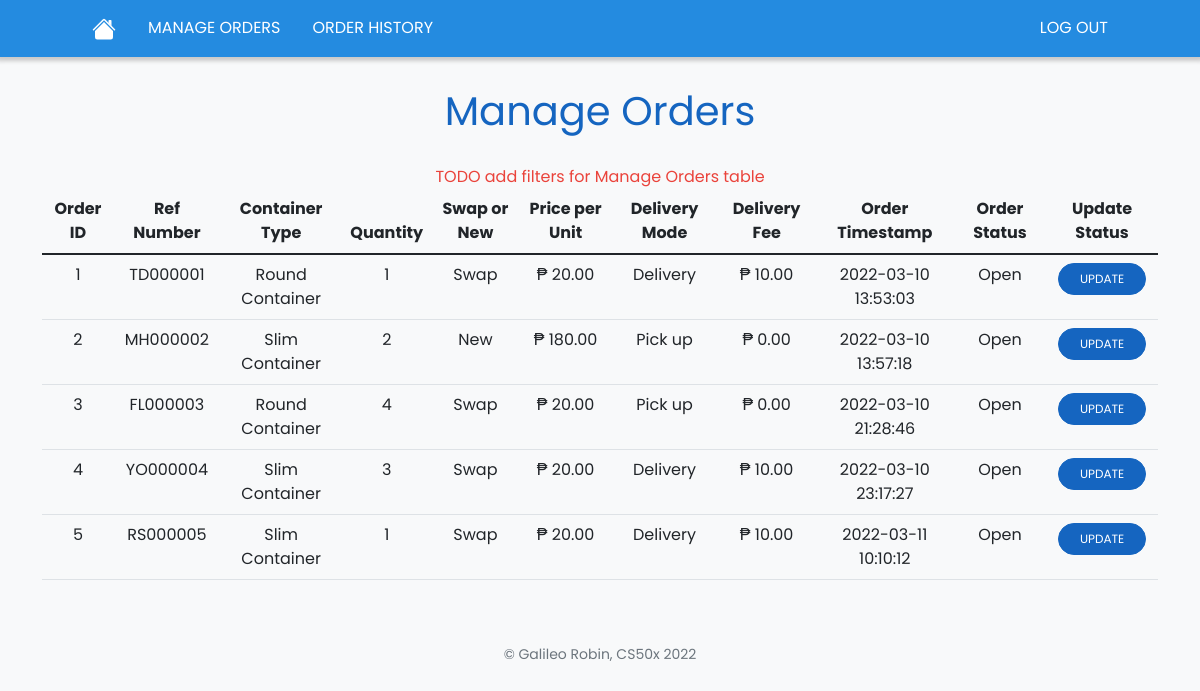
Before: /manage-orders (signed in) with the older database file.
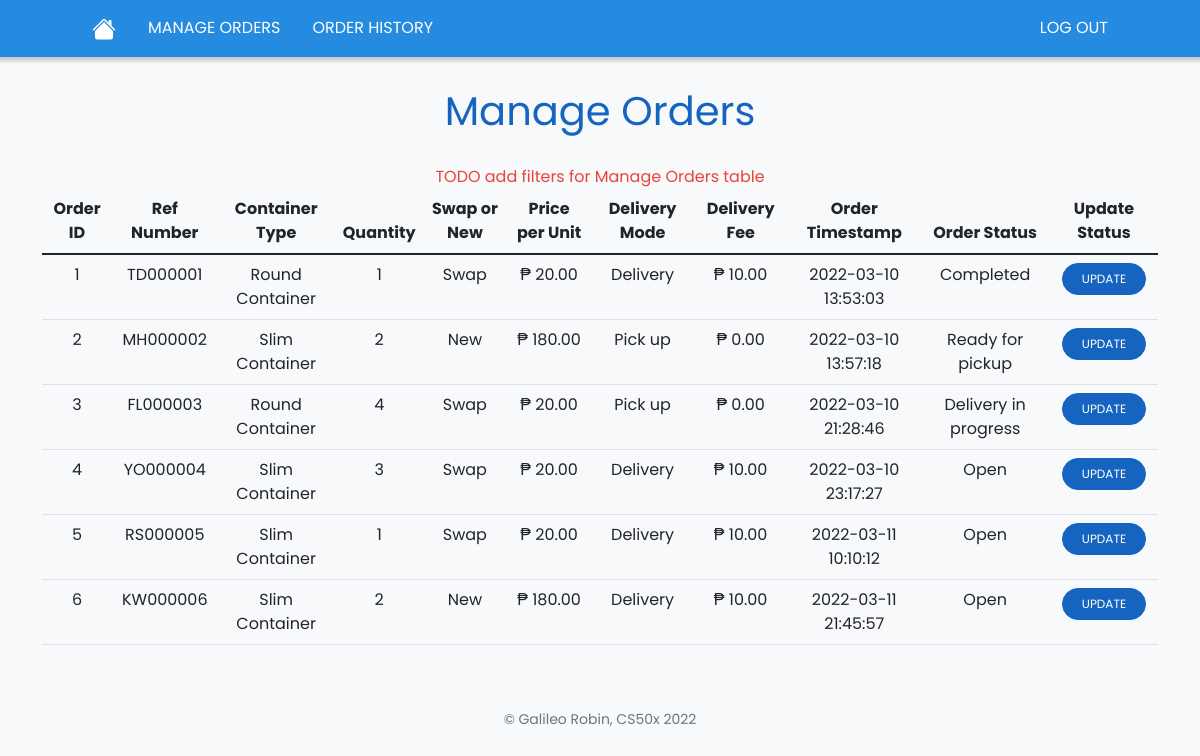
After: the same page with the newer database file.
### tables this page shows
CREATE TABLE orders
(id INTEGER PRIMARY KEY AUTOINCREMENT NOT NULL,
container_type TEXT NOT NULL,
quantity INTEGER NOT NULL,
swap_or_new TEXT NOT NULL,
price_per_unit NUMERIC NOT NULL,
delivery_mode TEXT NOT NULL,
delivery_fee NUMERIC NOT NULL,
txn_timestamp TEXT NOT NULL,
order_status TEXT NOT NULL);

### app.py (the view, shortened to what this page needs)
@app.route("/manage-orders", methods=["GET"])
@login_required
def manage_orders():
    orders_data = None
    current_order = None
    order_id = request.args.get('order_id')
    update_status = request.args.get('update')
    if not order_id:
        orders_data = db.execute("SELECT * FROM orders")
        for order in orders_data:
            order['ref_number'] = convert_id_to_ref_number(order['id'])
    return render_template("manage-orders.html", orders_data=orders_data, current_order=current_order, order_status=ORDER_STATUS, update_status=update_status)

### app.py (called while the page is built)
@app.after_request
def after_request(response):
    response.headers["Cache-Control"] = "no-cache, no-store, must-revalidate"
    response.headers["Expires"] = 0
    response.headers["Pragma"] = "no-cache"
    return response

### helpers.py (called while the page is built)
def login_required(f):
    @wraps(f)
    def decorated_function(*args, **kwargs):
        if session.get("user_id") is None:
            return redirect("/login")
        return f(*args, **kwargs)
    return decorated_function

def php(value):
    PESO_SYMBOL = u'\u20b1'
    return f"{PESO_SYMBOL} {value:,.2f}"

def convert_id_to_ref_number(id):
    ALPHABET = "ABCDEFGHIJKLMNOPQRSTUVWXYZ"
    try:
        num_to_hash = int(id) * 97
    except ValueError:
        return None
    new_num_to_hash = num_to_hash
    hash = ""
    for i in range(math.trunc(math.log(num_to_hash, 26)) + 1):
        hash = hash + ALPHABET[new_num_to_hash % 26]
        new_num_to_hash = math.trunc(new_num_to_hash / 26)
    id_string = str(f"{id:06d}")
    hash = "{}{}{}".format(hash, id_string[0:3], id_string[3:6])
    return hash

### templates/manage-orders.html (shortened to what this page needs)
{% extends "layout.html" %}
{% block main %}
{% if current_order == None %}
<div class="container text-center">
    <div class="my-4 fs-1 text-blue">Manage Orders</div>
    <div class="todo">TODO add filters for Manage Orders table</div>
    <div class="table-responsive">
        <table class="table table-hover">
            <thead>
                <tr>
                    <th>Order ID</th>
                    <th>Ref Number</th>
                    <th>Container Type</th>
                    <th>Quantity</th>
                    <th>Swap or New</th>
                    <th>Price per Unit</th>
                    <th>Delivery Mode</th>
                    <th>Delivery Fee</th>
                    <th>Order Timestamp</th>
                    <th>Order Status</th>
                    <th>Update Status</th>
                </tr>
            </thead>
            <tbody>
                {% for order in orders_data %}
                <tr>
                    <td>{{ order['id'] }}</td>
                    <td>{{ order['ref_number'] }}</td>
                    <td>{{ order['container_type'] }}</td>
                    <td>{{ order['quantity'] }}</td>
                    <td>{{ order['swap_or_new'] }}</td>
                    <td>{{ order['price_per_unit'] | php}}</td>
                    <td>{{ order['delivery_mode'] }}</td>
                    <td>{{ order['delivery_fee'] | php}}</td>
                    <td>{{ order['txn_timestamp'] }}</td>
                    <td>{{ order['order_status'] }}</td>
                    <td>
                        <div class="row mx-1">
                            <button class="btn btn-primary text-small" id="{{ order['id'] }}" type="button">UPDATE</button>
                        </div>
                    </td>
                </tr>
                {% endfor %}
            </tbody>
        </table>
    </div>
</div>
{% endif %}
{% endblock %}

### templates/layout.html (shortened to what this page needs)
<!DOCTYPE html>
<html lang="en">
    <head>
        <link href="https://cdn.jsdelivr.net/npm/bootstrap@5.1.3/dist/css/bootstrap.min.css" rel="stylesheet">
        <link href="/static/styles.css" rel="stylesheet">
    </head>
    <body>
        <nav class="navbar navbar-expand-lg navbar-light nav-container shadow-high sticky-top">
            <div class="container-fluid container-large">
                <a class="nav-link" href="/">
                </a>
                <div class="collapse navbar-collapse" id="navbar">
                    {% if session["user_id"] %}
                        <ul class="navbar-nav me-auto">
                            <li class="nav-item"><a class="nav-link" href="/manage-orders">MANAGE ORDERS</a></li>
                            <li class="nav-item"><a class="nav-link" href="/order-history">ORDER HISTORY</a></li>
                        </ul>
                        <ul class="navbar-nav ms-auto">
                            <li class="nav-item"><a class="nav-link" href="/logout">LOG OUT</a></li>
                        </ul>
                    {% endif %}
                </div>
            </div>
        </nav>
        <main>
            {% block main %}{% endblock %}
        </main>
        <footer class="my-5 small text-center text-muted">
            &#169; Galileo Robin, CS50x 2022
        </footer>
    </body>
</html>

### static/styles.css (style rules this page uses)
:root { --blue: #1565c0; --dark-blue: #094e9e; --light-blue: #ebf7ff; --red: #ea433b; --yellow: #f5b82e; --green: #2e944b; --shadow: rgb(201, 201, 201); --light-gray: rgb(248, 249, 250); --border-gray: rgb(216, 212, 218); --nav-bar-color: rgb(36, 139, 224); }
body { font-family: 'Poppins', sans-serif !important; background-color: var(--light-gray); }
.container-large { max-width: 1080px; padding-left: 16px; padding-right: 16px; margin-left: auto; margin-right: auto; }
.navbar { padding-top: 0; padding-bottom: 0; }
.nav-link { padding-left: 1rem !important; padding-right: 1rem !important; padding-top: 1rem; padding-bottom: 1rem; color: white !important; transition: background-color 0.25s ease-in-out; }
.nav-container { border: none; background-color: var(--nav-bar-color) !important; }
.home-icon { width: 24px; height: 24px; }
.shadow-high { box-shadow: 0px 1px 4px 3px var(--shadow); }
.btn { border-radius: 20px !important; }
.btn-primary { background-color: var(--blue) !important; border-color: var(--blue) !important; }
.text-small { font-size: 0.75rem; }
.text-blue { color: var(--blue); }
.todo { color: var(--red) }

Changed rows visible on the page:
changed orders id 1: order_status "Open" → "Completed"
changed orders id 2: order_status "Open" → "Ready for pickup"
changed orders id 3: order_status "Open" → "Delivery in progress"
added orders: id "6", ref_number "KW000006", container_type "Slim Container", quantity "2", swap_or_new "New", price_per_unit|php "₱ 180.00", delivery_mode "Delivery", delivery_fee|php "₱ 10.00", txn_timestamp "2022-03-11 21:45:57", order_status "Open"
